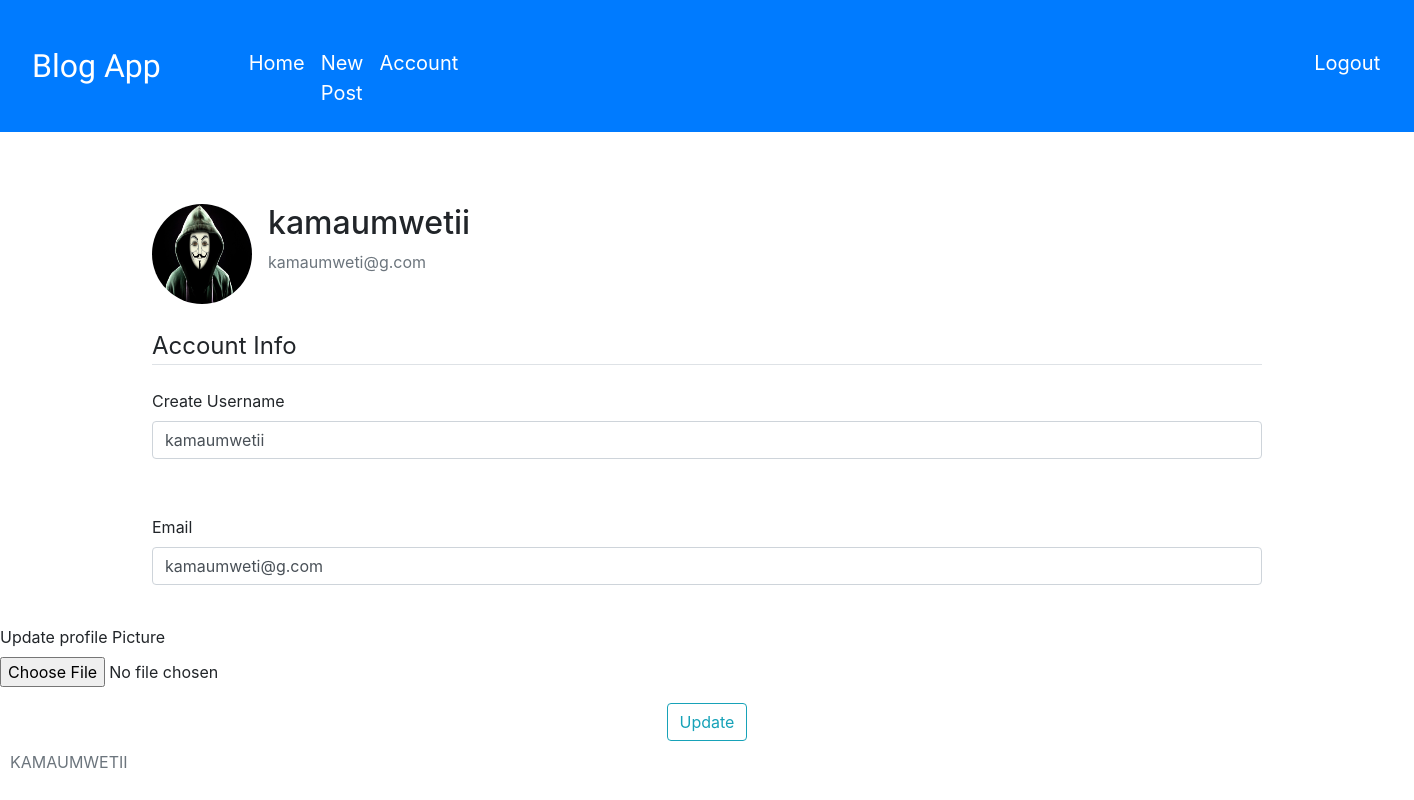
Page /account (signed in) on the committed database.
### app/models.py (models this page shows, shortened)
class User( UserMixin ,db.Model):
    id = db.Column(db.Integer, primary_key = True)
    username = db.Column(db.String(30), index = True, unique = True)
    email = db.Column(db.String(150), index = True, unique =True)
    image_file = db.Column(db.String(30), index = True, default = 'default.jpeg')
    password = db.Column(db.String(60))
    posts = db.relationship('Post', backref='author', lazy='dynamic')

### app/views.py (the view)
@app.route('/account', methods = ['GET', 'POST'])
def account():
    form = UpdateForm()
    if form.validate_on_submit():
        if form.picture.data:
            picture_file = save_picture(form.picture.data)
            current_user.imgae_file = picture_file
        current_user.username = form.username.data
        current_user.emal = form.email.data
        db.session.commit()
        flash('Account Submited!', 'success')
        return redirect (url_for('account'))
    elif request.method == 'GET':
        form.username.data = current_user.username
        form.email.data = current_user.email
    image_file = url_for('static', filename = 'profilepics/anonymous.jpeg')
    return render_template('account.html', title = 'Account', image_file = image_file, form = form)

### app/forms.py (shortened to what this page needs)
class UpdateForm(FlaskForm):
    username = StringField('Create Username', validators=[Required(), Length(min= 4, max=50)])
    email = StringField('Email', validators=[Required(), Email()])
    picture = FileField('Update profile Picture', validators=[FileAllowed(['jpg', 'png'])])
    submit = SubmitField('Update')

### app/models.py (called while the page is built)
@login.user_loader
def load_user(id):
    return User.query.get(int(id))

### app/templates/account.html (shortened to what this page needs)
{% extends 'base.html' %}
{% block content %}
<br><br>
   <div class="container">
        <div class="content-section">
            <div class="media">
                <img src="{{ image_file }}" class="rounded-circle account-img mr-2" width="100" height="100px"  alt="">
                <div class="media-body ml-2">
                    <h2 class="account-heading">  {{  current_user.username }} </h2>
                    <p class="text-secondary"> {{  current_user.email }}</p>
                </div>
            </div>
                <br>
                <form action="" method="POST" enctype="multipart/form-data">
                    <fieldset class="form-group">
                        <legend class="border-bottom mb-4">Account Info</legend>
                        <div class="form-group">
                            {{ form.username.label(class= "form-control-label") }} <br>
                            {% if form.username.errors %}
                            {{ form.username(class= "form-control is_invalid") }}
                            <div class="invalid-feedback">
                                {% for error in form.username.errors %}
                                <span style="color: red;"> {{ error }} </span>
                                {% endfor %}
                            {% else %}
                            {{ form.username(class= "form-control ") }}
                            </div>
                            {%  endif %}
                        </div>
                         <br>
                        <div class="form-group">
                            {{ form.email.label(class= "form-control-label") }} <br>
                            {% if form.email.errors %}
                            {{ form.email(class= "form-control is_invalid") }}
                            <div class="invalid-feedback">
                                {% for error in form.email.errors %}
                                <span> {{ error }} </span>
                                {% endfor %}
                            {% else %}
                            {{ form.email(class= "form-control ") }}
                            </div>
                            {%  endif %}
                        </div>
                         <br>
                        <div class="form-group ">
                            {{ form.picture.label() }}
                            {{ form.picture(class = "form-control-file") }}
                        </div>
                    <div class="form-group text-center">
                        {{ form.submit(class = "btn btn-outline-info") }}
                    </div>
{% endblock %}

### app/templates/navbar.html (shortened to what this page needs)
 <div class="sticky-top">
  <nav class="navbar navbar-dark bg-primary">
    <nav class="navbar  navbar-expand-lg navbar-dark">
        <a class="navbar-brand  " href="#" style="font-size: 4vmin; font-family: 'Kavivanar', cursive;">Blog App</a>
        <div class="collapse navbar-collapse" id="navbarNavAltMarkup">
          <div class="navbar-nav text-dark " >
            <a class="nav-item nav-link" style="color: #fff; padding-top: 4vmin; font-size: 2.5vmin; margin-left: 8vmin;" href=" {{ url_for('index') }}">Home</a>
            {% if current_user.is_anonymous %}
            <a class="nav-item nav-link" style="color: #fff; padding-top: 4vmin; font-size: 2.5vmin; margin-left: 120vmin;" href=" {{ url_for('register') }}">Register</a>
            <a class="nav-item nav-link" style="color: #fff; padding-top: 4vmin; font-size: 2.5vmin; margin-right: 120vmin;" href="{{ url_for('login') }}">Login</a>
            {% else %}
            <a class="nav-item nav-link" style="color: #fff; padding-top: 4vmin; font-size: 2.5vmin; " href=" {{ url_for('new_post') }} ">  New Post</a>
            <a class="nav-item nav-link" style="color: #fff; padding-top: 4vmin; font-size: 2.5vmin; margin-right: 5vmin;" href=" {{ url_for('account') }} ">  Account </a>
            <a class="nav-item nav-link" style="color: #fff; padding-top: 4vmin; font-size: 2.5vmin; margin-left: 100vmin;" href=" {{ url_for('logout') }} "> Logout </a>
            {% endif %}
          </div>
        </div>
    </nav>
  </nav>
 </div>
  <br>
  <div class=" fixed-bottom " style="text-transform: uppercase; margin: 10px;">
    <p class="text-muted">
      {{ current_user.username }}
    </p>
  </div>

### rows in the picture
User: username "KAMAUMWETII", username "kamaumwetii", email "kamaumweti@g.com"
